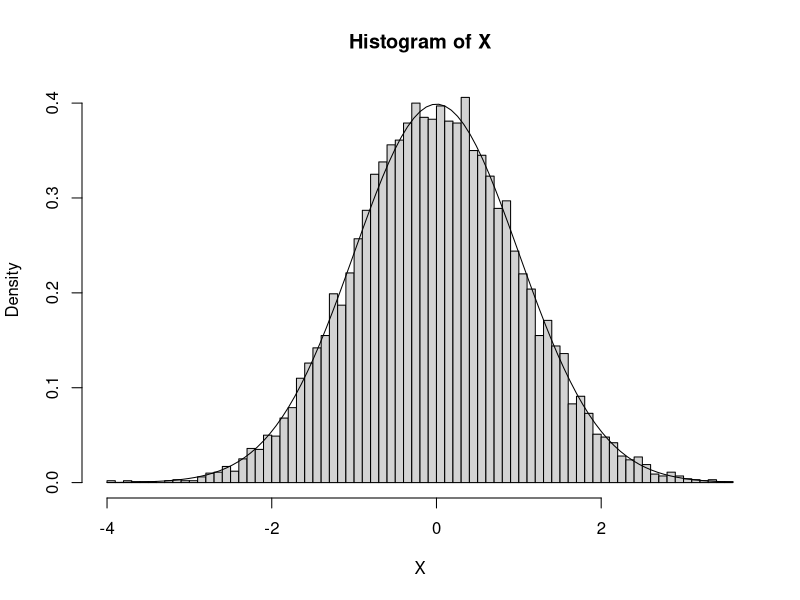
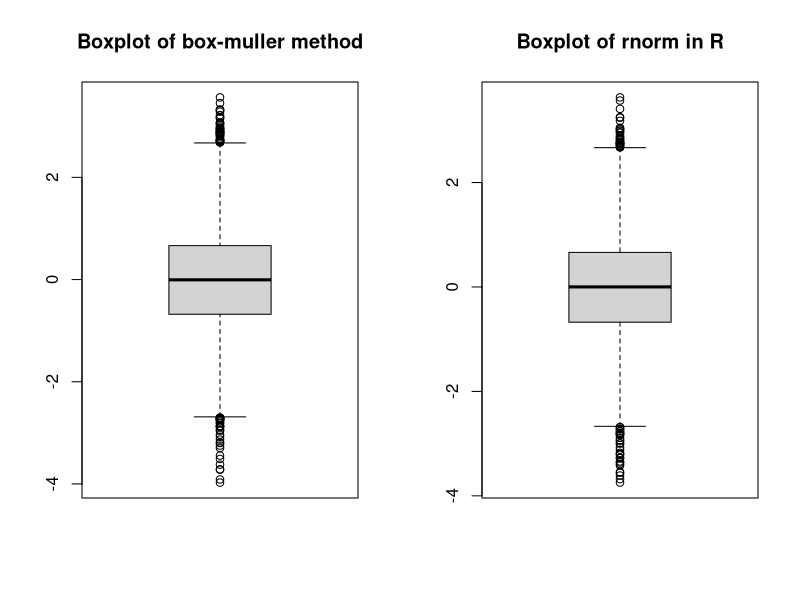
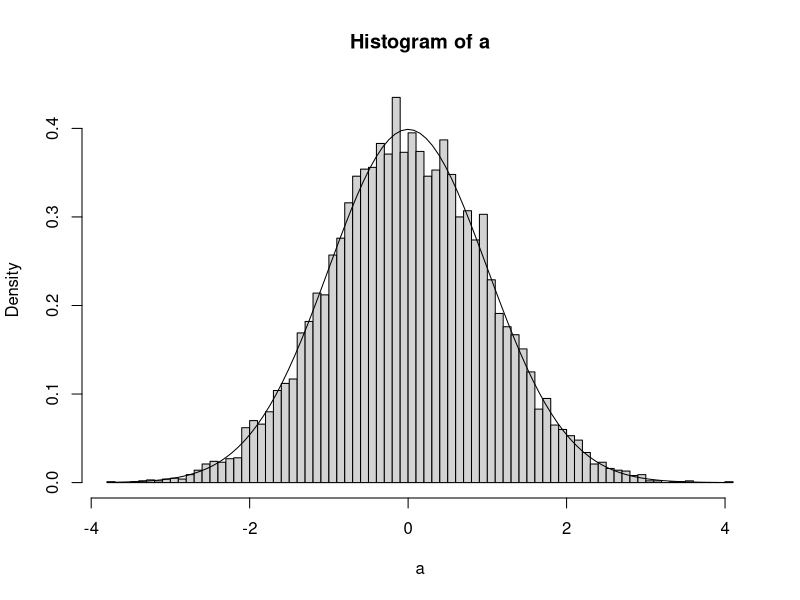
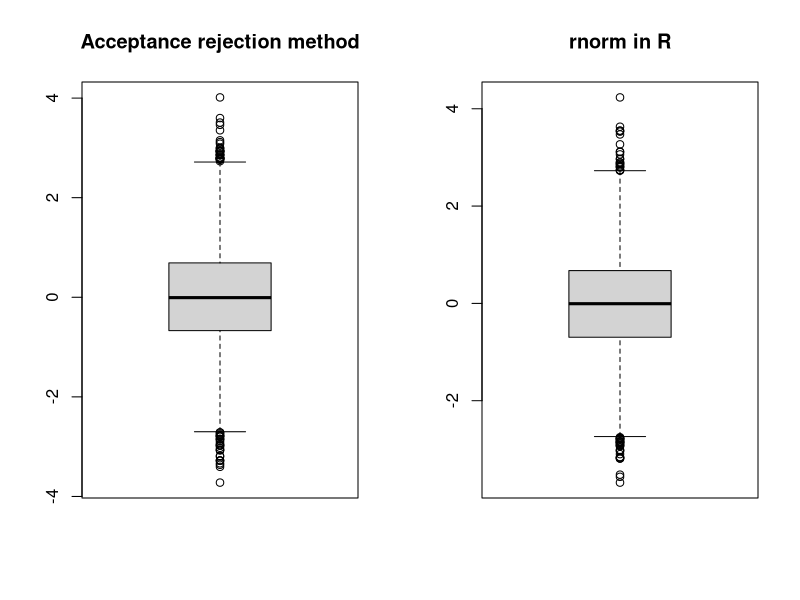
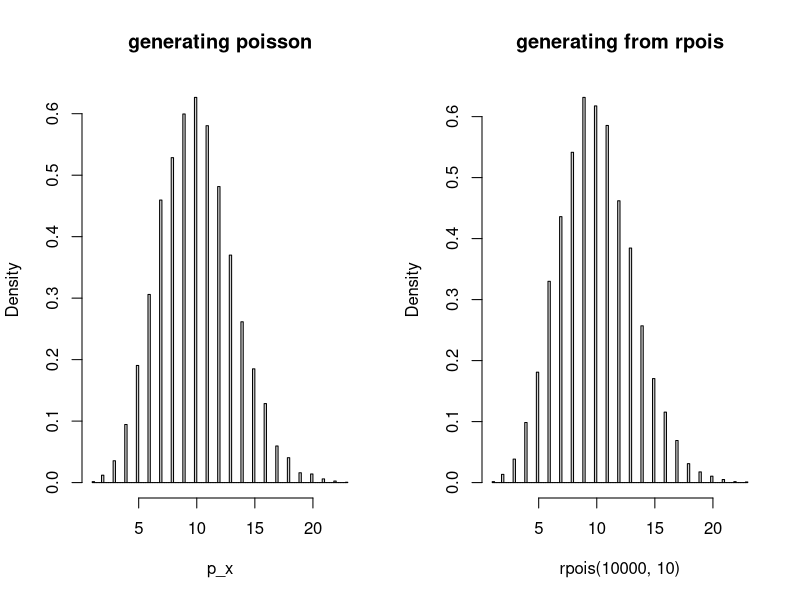
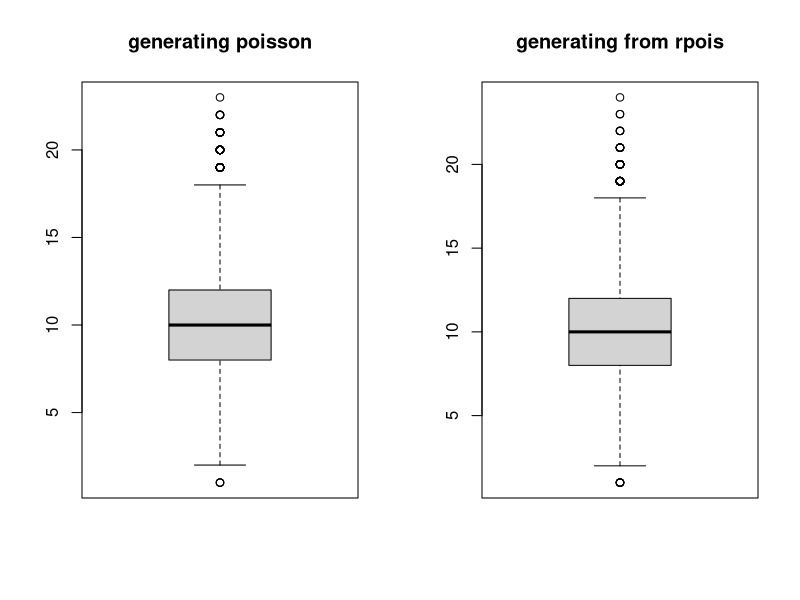
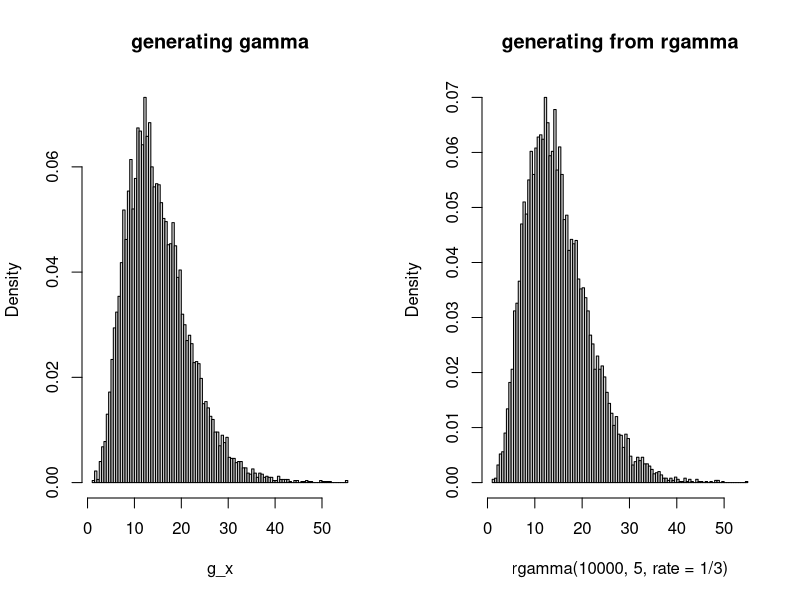
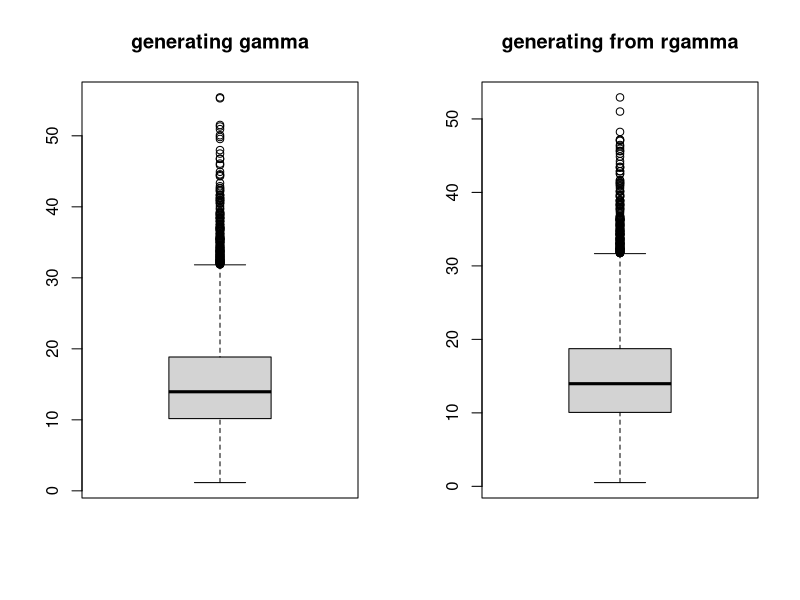

The R script that drew these images, in order:
## ---- chunk 1
knitr::opts_chunk$set(echo = TRUE)
## ---- chunk 2
#Q1(a)

set.seed(0404)
t0 <- Sys.time()
U1<-runif(10000,0,1)
U2<-runif(10000,0,1)
X<-sqrt(-2*log(U1))*cos(2*pi*U2) 
t1 <- Sys.time()
time_box_muller<-t1-t0
t2 <- Sys.time()
Y<-rnorm(10000,0,1)
t3 <- Sys.time()
time_rnorm<- t3-t2
hist(X, prob=T, breaks = 100)
curve(dnorm(x,0,1), add=T)
#Y<-sqrt(-2*log(U1))*sin(2*pi*U2) 
#plot(density(Y))
op=par(mfrow=c(1,2))
boxplot(X, main="Boxplot of box-muller method")
boxplot(rnorm(10000,0,1),main="Boxplot of rnorm in R")
par(op)
time_box_muller
time_rnorm
## ---- chunk 3
#(b)
set.seed(1106)
acfuc<-function(f_x){
  f <- function(x){
    sqrt(2/pi)*exp(-x^2/2)
  }
  g <- function(x){
    exp(-x)
  }
  for(i in 1:length(f_x)){
    repeat{
      x<- -log(runif(1))#generate exp(1) using inverse CDF
      u <- runif(1)
      c=sqrt(2/pi)*exp(1/2)
      if(u<f(x)/(c*g(x))){break} #accept until U1<=f(abs(x))/c*g(x) 
    }
    # flip a coin(using abs(x)generate normal(0,1))
    if(runif(1)<0.5){
      Z = x
    }
    else Z = -x
    f_x[i] <- Z
  }
  return(f_x)
}
f_x <- rep(0,10000)
c=sqrt(2/pi)*exp(1/2)
c
t0 <- Sys.time()
a<-acfuc(f_x)

t1 <- Sys.time()
time_acc_rej<-t1-t0
time_acc_rej
hist(a,prob=T,breaks = 100) 
curve(dnorm(x,0,1),add=T)
op=par(mfrow=c(1,2))
boxplot(a, main="Acceptance rejection method")
boxplot(rnorm(10000,0,1),main="rnorm in R")
par(op)
paste("The acceptance rate is",1/c)
## ---- chunk 4
#Q2(a)
set.seed(1986)
#Lambda = 10
p_x <- rep(0,10000)

pois<-function(lambda){
  t <- 0
  X <- -1
  while(t < 1){
    t<- t-(1/lambda*log(runif(1)))
    X<-X+1
    }
    return(X)
}
t0 <- Sys.time()
for(i in 1:length(p_x)){
  p_x[i]<-pois(10)
}
t1 <- Sys.time()
poi_generate_time<-t1-t0
t2<-Sys.time()
b<-rpois(10000,10)
t3<-Sys.time()
rpois_time<-t3-t2
par(mfrow=c(1,2))
hist(p_x,prob=T,breaks = 100, main="generating poisson")
hist(rpois(10000,10),prob=T,breaks = 100, main="generating from rpois")
par(mfrow=c(1,2))
boxplot(p_x,prob=T,breaks = 100, main="generating poisson")
boxplot(rpois(10000,10),prob=T,breaks = 100, main="generating from rpois")
poi_generate_time
rpois_time
## ---- chunk 5
#(b)
set.seed(1130)
g_x <- rep(0,10000)
gam<-function(a,b){
  U<-runif(a,0,1)
  X1<- -b*log(U)
  X<-sum(X1)
  return(X)
}
t0<-Sys.time()
for(i in 1:length(g_x)){
  g_x[i]<-gam(5,3)
}
t1<-Sys.time()
generate_gamma_time<- t1-t0
t2<-Sys.time()
a<-rgamma(10000,5,rate = 1/3)
t3<-Sys.time()
rgamma_time<- t3-t2
par(mfrow=c(1,2))
hist(g_x,prob=T,breaks = 100, main="generating gamma")
hist(rgamma(10000,5,rate = 1/3),prob=T,breaks = 100, main="generating from rgamma")

par(mfrow=c(1,2))
boxplot(g_x,prob=T,breaks = 100, main="generating gamma")
boxplot(rgamma(10000,5,rate=1/3),prob=T,breaks = 100, main="generating from rgamma")
generate_gamma_time
rgamma_time

## ---- chunk 6
#(b)
set.seed(1209)
lambda <- rep(0,10000)
gam<-function(a,b){
  U<-runif(a,0,1)
  X1<- -b*log(U)
  X<-sum(X1)
  return(X)
}
pois<-function(lambda){
  t <- 0
  X <- -1
  while(t < 1){
    t<- t-(1/lambda*log(runif(1)))
    X<-X+1
  }
  return(X)
}
t0<- Sys.time()
for(i in 1:length(lambda)){
  lambda[i]<-gam(5,3)
}
gp=rep(0,10000)
for(i in 1:length(lambda)){
  gp[i]<-pois(lambda[i])
}
t1<-Sys.time()
time_mix<-t1-t0
t2<-Sys.time()
nb<-rnbinom(10000, 5, 1/4)
t3<-Sys.time()
nbtime<-t3-t2
par(mfrow=c(1,2))
hist(gp,prob=T,breaks = 100, main="mixture of gamma and poisson")
hist(nb,prob=T,breaks = 100,main="negetive binomial distribution")

par(mfrow=c(1,2))
boxplot(gp,prob=T,breaks = 100, main="mixture of gamma and poisson")
boxplot(nb,prob=T,breaks = 100, main="negetive binomial distribution")
time_mix
nbtime
## ---- chunk 7
#(c)
paste("The mean of X is",mean(gp), "The mean of NB(5,1/4) is", mean(nb))
paste("The variance of X is",var(gp), "The varance of NB(5,1/4) is", var(nb))
## ---- chunk 8
#Q4(b)
set.seed(0525)
U <-runif(10000,0,1)
rand<-rep(0, 10000)
for(i in 1:length(rand)){
  if(U[i]<.75){
    rand[i]<-rnorm(1,0,1)
  }else{
    rand[i]<-rnorm(1,3,1)
  }
}
hist(rand,prob=T,breaks = 500, main="The distribution of X")

